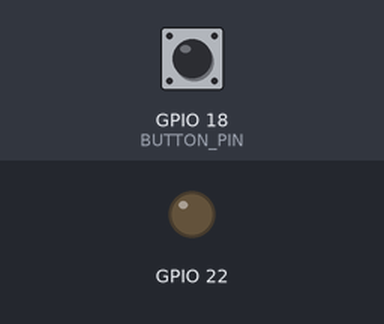
Bench run of a sketch on a simulated ESP32. Shown: output pins drawn as LEDs (lit = HIGH). Inputs (shaded band) come from the test bench; at power-on: GPIO 18 (BUTTON_PIN) HIGH.

Above: at 2.3 s.
2.4 s: GPIO 18 (BUTTON_PIN) pulled LOW for 0.9 s
At 3.6 s:
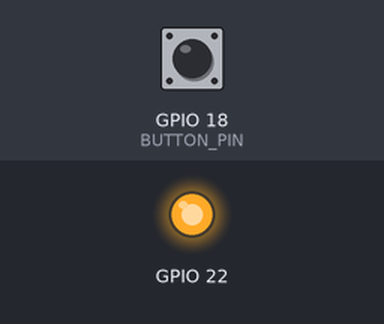
5.2 s: GPIO 18 (BUTTON_PIN) pulled LOW for 3.2 s
At 9.8 s:
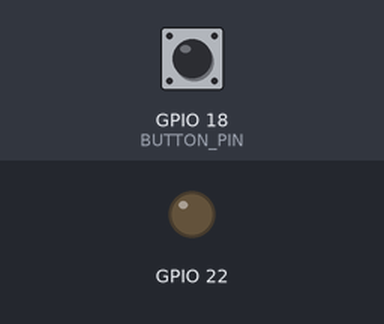
Timing chart, 0 to 11.3 s (numbered marks = the images above; inputs shaded):
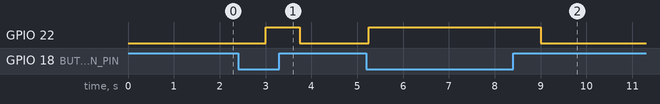

Measured:
- after the input at 2.4 s, GPIO 22: LOW → HIGH after 0.60 s, → LOW 0.75 s later
- after the input at 5.2 s, GPIO 22: LOW → HIGH after 0.05 s, → LOW 3.8 s later

The sketch:

esp32_RXTX_Test.ino
```cpp
#define BUTTON_PIN 18
char msgA = 'A';
char msgB = 'B';

void setup() {
  pinMode(BUTTON_PIN, INPUT_PULLUP);
  pinMode(22, OUTPUT);
  Serial1.begin(9600, SERIAL_8N1, 16, 17);
}

void loop() {
  if (digitalRead(BUTTON_PIN) == LOW) {  // button is pressed
    Serial1.print(msgA);
    digitalWrite(22, HIGH);
  } else {
    Serial1.print(msgB);
    digitalWrite(22, LOW);
  }
  delay(750);
}
```
